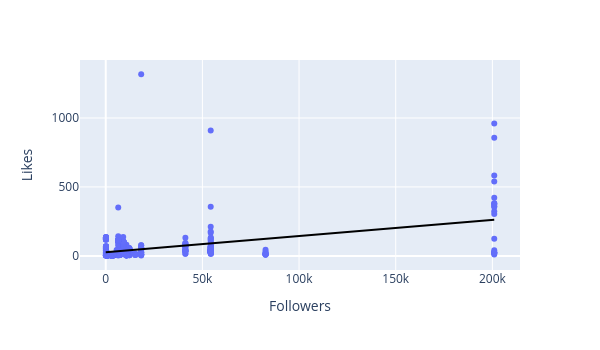

This figure's notebook cell:
### Code cell
plt.figure(figsize=(4, 3))
px.scatter(data, x='Followers', y='Likes', trendline='ols', trendline_color_override='black', width=600, height=350)

# data between two columns was shown in points in x & y axes

### Figure 1 — Plotly figure (JSON) as saved in the notebook; plotly's stock layout.template omitted (floating-point values rounded to 4 significant figures; data arrays with more than 128 entries replaced by an {"elided": "..."} marker saying what was removed)
{"data": [{"hovertemplate": "Followers=%{x}<br>Likes=%{y}<extra></extra>", "legendgroup": "", "marker": {"color": "#636efa", "symbol": "circle"}, "mode": "markers", "name": "", "orientation": "v", "showlegend": false, "type": "scatter", "x": {"elided": "600 int values"}, "xaxis": "x", "y": {"elided": "600 int values"}, "yaxis": "y"}, {"hovertemplate": "<b>OLS trendline</b><br>Likes = 0.00117078 * Followers + 26.2369<br>R<sup>2</sup>=0.194068<br><br>Followers=%{x}<br>Likes=%{y} <b>(trend)</b><extra></extra>", "legendgroup": "", "line": {"color": "black"}, "marker": {"color": "#636efa", "symbol": "circle"}, "mode": "lines", "name": "", "showlegend": false, "type": "scatter", "x": {"elided": "570 int values"}, "xaxis": "x", "y": {"elided": "570 float values"}, "yaxis": "y"}], "layout": {"height": 350, "legend": {"tracegroupgap": 0}, "margin": {"t": 60}, "width": 600, "xaxis": {"anchor": "y", "domain": [0, 1], "title": {"text": "Followers"}}, "yaxis": {"anchor": "x", "domain": [0, 1], "title": {"text": "Likes"}}}}
